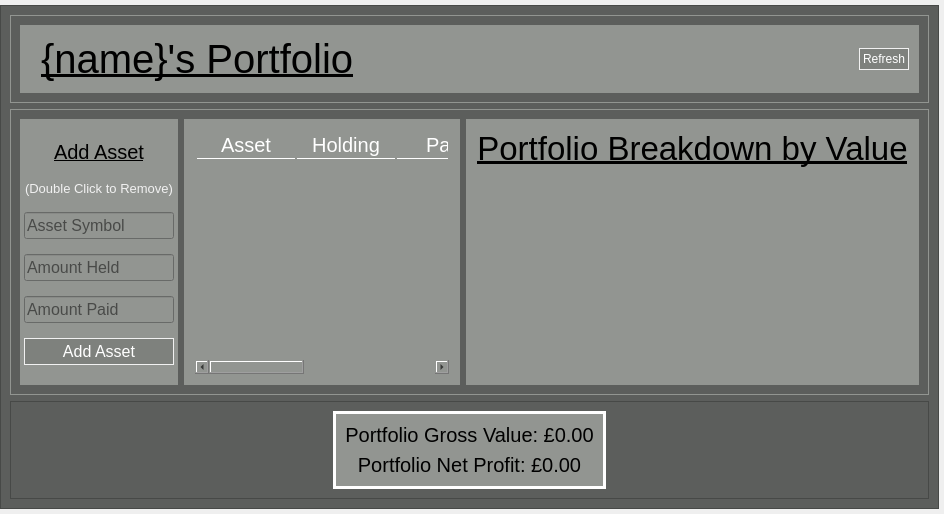
      <widget class="QWidget" name="pagePortfolios">
       <layout class="QGridLayout" name="gridLayout_4">
        <property name="leftMargin">
         <number>0</number>
        </property>
        <property name="topMargin">
         <number>5</number>
        </property>
        <property name="rightMargin">
         <number>5</number>
        </property>
        <property name="bottomMargin">
         <number>5</number>
        </property>
        <item row="0" column="0">
         <widget class="QFrame" name="framePortfolio">
          <property name="styleSheet">
           <string notr="true">QFrame {
	background-color: rgb(92, 94, 92);
}
</string>
          </property>
          <property name="frameShape">
           <enum>QFrame::StyledPanel</enum>
          </property>
          <property name="frameShadow">
           <enum>QFrame::Raised</enum>
          </property>
          <layout class="QVBoxLayout" name="verticalLayout_9">
           <item>
            <widget class="QFrame" name="frameAssetTitleBorder">
             <property name="styleSheet">
              <string notr="true">QFrame {
	border:1px solid rgb(146, 149, 145);
}</string>
             </property>
             <property name="frameShape">
              <enum>QFrame::StyledPanel</enum>
             </property>
             <property name="frameShadow">
              <enum>QFrame::Raised</enum>
             </property>
             <layout class="QVBoxLayout" name="verticalLayout_10">
              <item>
               <widget class="QFrame" name="frameAssetTitle">
                <property name="styleSheet">
                 <string notr="true">QWidget {
	background-color: rgb(146, 149, 145);
}
</string>
                </property>
                <property name="frameShape">
                 <enum>QFrame::StyledPanel</enum>
                </property>
                <property name="frameShadow">
                 <enum>QFrame::Raised</enum>
                </property>
                <layout class="QHBoxLayout" name="horizontalLayout_8">
                 <item>
                  <widget class="QLabel" name="labelPortfolioTitle">
                   <property name="font">
                    <font>
                     <pointsize>30</pointsize>
                     <underline>true</underline>
                    </font>
                   </property>
                   <property name="text">
                    <string>{name}'s Portfolio</string>
                   </property>
                  </widget>
                 </item>
                 <item>
                  <spacer name="spacerAssetTitle">
                   <property name="orientation">
                    <enum>Qt::Horizontal</enum>
                   </property>
                   <property name="sizeType">
                    <enum>QSizePolicy::Expanding</enum>
                   </property>
                   <property name="sizeHint" stdset="0">
                    <size>
                     <width>40</width>
                     <height>20</height>
                    </size>
                   </property>
                  </spacer>
                 </item>
                 <item>
                  <widget class="QPushButton" name="btnRefreshPortfolio">
                   <property name="styleSheet">
                    <string notr="true">QPushButton {
	color:white;
	background-color: rgb(126, 129, 125);
	border: 1px groove rgb(241, 241, 241);
	padding: 3px;
}

QPushButton:hover {
	background-color: white;
	color: rgb(146, 149, 145);
}</string>
                   </property>
                   <property name="text">
                    <string>Refresh</string>
                   </property>
                  </widget>
                 </item>
                </layout>
               </widget>
              </item>
             </layout>
            </widget>
           </item>
           <item>
            <widget class="QFrame" name="frameDisplayAssets">
             <property name="sizePolicy">
              <sizepolicy hsizetype="Preferred" vsizetype="Expanding">
               <horstretch>0</horstretch>
               <verstretch>0</verstretch>
              </sizepolicy>
             </property>
             <property name="styleSheet">
              <string notr="true">QFrame {
	background-color: rgb(92, 94, 92);
	border:1px solid rgb(146, 149, 145);
}</string>
             </property>
             <property name="frameShape">
              <enum>QFrame::StyledPanel</enum>
             </property>
             <property name="frameShadow">
              <enum>QFrame::Raised</enum>
             </property>
             <layout class="QHBoxLayout" name="horizontalLayout_2">
              <item>
               <widget class="QFrame" name="frameAddAssetBorder">
                <property name="sizePolicy">
                 <sizepolicy hsizetype="Fixed" vsizetype="Preferred">
                  <horstretch>0</horstretch>
                  <verstretch>0</verstretch>
                 </sizepolicy>
                </property>
                <property name="styleSheet">
                 <string notr="true">QWidget {
	background-color: rgb(146, 149, 145);
}
</string>
                </property>
                <property name="frameShape">
                 <enum>QFrame::StyledPanel</enum>
                </property>
                <property name="frameShadow">
                 <enum>QFrame::Raised</enum>
                </property>
                <layout class="QVBoxLayout" name="verticalLayout_11">
                 <property name="leftMargin">
                  <number>2</number>
                 </property>
                 <property name="rightMargin">
                  <number>2</number>
                 </property>
                 <item alignment="Qt::AlignTop">
                  <widget class="QFrame" name="frameAddAsset">
                   <property name="frameShape">
                    <enum>QFrame::StyledPanel</enum>
                   </property>
                   <property name="frameShadow">
                    <enum>QFrame::Raised</enum>
                   </property>
                   <layout class="QVBoxLayout" name="verticalLayout_12">
                    <property name="spacing">
                     <number>15</number>
                    </property>
                    <property name="sizeConstraint">
                     <enum>QLayout::SetDefaultConstraint</enum>
                    </property>
                    <property name="leftMargin">
                     <number>0</number>
                    </property>
                    <property name="topMargin">
                     <number>9</number>
                    </property>
                    <property name="rightMargin">
                     <number>0</number>
                    </property>
                    <item>
                     <widget class="QLabel" name="labelAddAsset">
                      <property name="sizePolicy">
                       <sizepolicy hsizetype="Preferred" vsizetype="Fixed">
                        <horstretch>0</horstretch>
                        <verstretch>0</verstretch>
                       </sizepolicy>
                      </property>
                      <property name="font">
                       <font>
                        <pointsize>15</pointsize>
                        <underline>true</underline>
                       </font>
                      </property>
                      <property name="text">
                       <string>Add Asset</string>
                      </property>
                      <property name="alignment">
                       <set>Qt::AlignCenter</set>
                      </property>
                     </widget>
                    </item>
                    <item>
                     <widget class="QLabel" name="labelPlottedTickersRemove_2">
                      <property name="font">
                       <font>
                        <family>Arial</family>
                        <pointsize>10</pointsize>
                       </font>
                      </property>
                      <property name="styleSheet">
                       <string notr="true">QLabel {
	color: rgb(241, 241, 241);
}</string>
                      </property>
                      <property name="text">
                       <string>(Double Click to Remove)</string>
                      </property>
                      <property name="alignment">
                       <set>Qt::AlignCenter</set>
                      </property>
                     </widget>
                    </item>
                    <item>
                     <widget class="QLineEdit" name="lineEditAssetSymbol">
                      <property name="sizePolicy">
                       <sizepolicy hsizetype="Preferred" vsizetype="Fixed">
                        <horstretch>0</horstretch>
                        <verstretch>0</verstretch>
                       </sizepolicy>
                      </property>
                      <property name="font">
                       <font>
                        <pointsize>12</pointsize>
                       </font>
                      </property>
                      <property name="placeholderText">
                       <string>Asset Symbol</string>
                      </property>
                     </widget>
                    </item>
                    <item>
                     <widget class="QLineEdit" name="lineEditAmountHeld">
                      <property name="sizePolicy">
                       <sizepolicy hsizetype="Preferred" vsizetype="Fixed">
                        <horstretch>0</horstretch>
                        <verstretch>0</verstretch>
                       </sizepolicy>
                      </property>
                      <property name="font">
                       <font>
                        <pointsize>12</pointsize>
                       </font>
                      </property>
                      <property name="placeholderText">
                       <string>Amount Held</string>
                      </property>
                     </widget>
                    </item>
                    <item>
                     <widget class="QLineEdit" name="lineEditAmountPaid">
                      <property name="font">
                       <font>
                        <pointsize>12</pointsize>
                       </font>
                      </property>
                      <property name="placeholderText">
                       <string>Amount Paid</string>
                      </property>
                     </widget>
                    </item>
                    <item>
                     <widget class="QPushButton" name="btnAddAsset">
                      <property name="font">
                       <font>
                        <pointsize>12</pointsize>
                       </font>
                      </property>
                      <property name="styleSheet">
                       <string notr="true">QPushButton {
	color:white;
	background-color: rgb(126, 129, 125);
	border: 1px groove rgb(241, 241, 241);
	padding: 3px;
}

QPushButton:hover {
	background-color: white;
	color: rgb(146, 149, 145);
}</string>
                      </property>
                      <property name="text">
                       <string>Add Asset</string>
                      </property>
                     </widget>
                    </item>
                   </layout>
                  </widget>
                 </item>
                </layout>
               </widget>
              </item>
              <item>
               <widget class="QFrame" name="assetTableFrame">
                <property name="sizePolicy">
                 <sizepolicy hsizetype="Preferred" vsizetype="Preferred">
                  <horstretch>0</horstretch>
                  <verstretch>0</verstretch>
                 </sizepolicy>
                </property>
                <property name="styleSheet">
                 <string notr="true">QWidget {
	background-color: rgb(146, 149, 145);
}</string>
                </property>
                <property name="frameShape">
                 <enum>QFrame::StyledPanel</enum>
                </property>
                <property name="frameShadow">
                 <enum>QFrame::Raised</enum>
                </property>
                <layout class="QGridLayout" name="gridLayout_8">
                 <item row="0" column="0">
                  <widget class="QTableWidget" name="tableAssets">
                   <property name="sizePolicy">
                    <sizepolicy hsizetype="Preferred" vsizetype="Preferred">
                     <horstretch>0</horstretch>
                     <verstretch>0</verstretch>
                    </sizepolicy>
                   </property>
                   <property name="font">
                    <font>
                     <pointsize>15</pointsize>
                    </font>
                   </property>
                   <property name="styleSheet">
                    <string notr="true">QHeaderView::section {
background-color: rgb(146, 149, 145);
color: white;
border: 1px solid rgb(146, 149, 145);
border-bottom-color: 1px solid white;
}

QTableWidget {
alternate-background-color: rgb(166, 169, 165);
background-color: rgb(146, 149, 145);
color: white;
}

QHeaderView::section:hover {
	background-color: white;
	color: rgb(146, 149, 145);
}</string>
                   </property>
                   <property name="frameShape">
                    <enum>QFrame::StyledPanel</enum>
                   </property>
                   <property name="frameShadow">
                    <enum>QFrame::Plain</enum>
                   </property>
                   <property name="horizontalScrollBarPolicy">
                    <enum>Qt::ScrollBarAsNeeded</enum>
                   </property>
                   <property name="editTriggers">
                    <set>QAbstractItemView::NoEditTriggers</set>
                   </property>
                   <property name="alternatingRowColors">
                    <bool>true</bool>
                   </property>
                   <property name="selectionMode">
                    <enum>QAbstractItemView::NoSelection</enum>
                   </property>
                   <property name="selectionBehavior">
                    <enum>QAbstractItemView::SelectItems</enum>
                   </property>
                   <property name="horizontalScrollMode">
                    <enum>QAbstractItemView::ScrollPerPixel</enum>
                   </property>
                   <property name="showGrid">
                    <bool>false</bool>
                   </property>
                   <property name="sortingEnabled">
                    <bool>true</bool>
                   </property>
                   <property name="cornerButtonEnabled">
                    <bool>false</bool>
                   </property>
                   <attribute name="horizontalHeaderVisible">
                    <bool>true</bool>
                   </attribute>
                   <attribute name="horizontalHeaderShowSortIndicator" stdset="0">
                    <bool>false</bool>
                   </attribute>
                   <attribute name="verticalHeaderVisible">
                    <bool>false</bool>
                   </attribute>
                   <column>
                    <property name="text">
                     <string>Asset</string>
                    </property>
                    <property name="font">
                     <font>
                      <pointsize>15</pointsize>
                     </font>
                    </property>
                   </column>
                   <column>
                    <property name="text">
                     <string>Holding</string>
                    </property>
                    <property name="font">
                     <font>
                      <pointsize>15</pointsize>
                     </font>
                    </property>
                   </column>
                   <column>
                    <property name="text">
                     <string>Paid</string>
                    </property>
                    <property name="font">
                     <font>
                      <pointsize>15</pointsize>
                     </font>
                    </property>
                   </column>
                   <column>
                    <property name="text">
                     <string>Value</string>
                    </property>
                    <property name="font">
                     <font>
                      <pointsize>15</pointsize>
                     </font>
                    </property>
                   </column>
                   <column>
                    <property name="text">
                     <string>P/L</string>
                    </property>
                    <property name="font">
                     <font>
                      <pointsize>15</pointsize>
                     </font>
                    </property>
                   </column>
                   <column>
                    <property name="text">
                     <string>P/L %</string>
                    </property>
                    <property name="font">
                     <font>
                      <pointsize>15</pointsize>
                     </font>
                    </property>
                   </column>
                  </widget>
                 </item>
                </layout>
               </widget>
              </item>
              <item>
               <widget class="QFrame" name="assetChartFrame">
                <property name="styleSheet">
                 <string notr="true">QWidget {
	background-color: rgb(146, 149, 145);
}
</string>
                </property>
                <property name="frameShape">
                 <enum>QFrame::StyledPanel</enum>
                </property>
                <property name="frameShadow">
                 <enum>QFrame::Raised</enum>
                </property>
                <layout class="QGridLayout" name="gridLayout_7">
                 <item row="1" column="0">
                  <widget class="QWidget" name="assetChart" native="true">
                   <property name="sizePolicy">
                    <sizepolicy hsizetype="Preferred" vsizetype="Expanding">
                     <horstretch>0</horstretch>
                     <verstretch>0</verstretch>
                    </sizepolicy>
                   </property>
                   <property name="styleSheet">
                    <string notr="true"/>
                   </property>
                  </widget>
                 </item>
                 <item row="0" column="0">
                  <widget class="QLabel" name="label">
                   <property name="sizePolicy">
                    <sizepolicy hsizetype="Preferred" vsizetype="Minimum">
                     <horstretch>0</horstretch>
                     <verstretch>0</verstretch>
                    </sizepolicy>
                   </property>
                   <property name="font">
                    <font>
                     <pointsize>25</pointsize>
                     <underline>true</underline>
                    </font>
                   </property>
                   <property name="text">
                    <string>Portfolio Breakdown by Value</string>
                   </property>
                   <property name="alignment">
                    <set>Qt::AlignCenter</set>
                   </property>
                  </widget>
                 </item>
                </layout>
               </widget>
              </item>
             </layout>
            </widget>
           </item>
           <item>
            <widget class="QFrame" name="framePortfolioValue">
             <property name="styleSheet">
              <string notr="true">QFrame {
	background-color: rgb(92, 94, 92);
}</string>
             </property>
             <property name="frameShape">
              <enum>QFrame::StyledPanel</enum>
             </property>
             <property name="frameShadow">
              <enum>QFrame::Raised</enum>
             </property>
             <layout class="QHBoxLayout" name="horizontalLayout_9">
              <item>
               <spacer name="spacerValueLabel1">
                <property name="orientation">
                 <enum>Qt::Horizontal</enum>
                </property>
                <property name="sizeHint" stdset="0">
                 <size>
                  <width>40</width>
                  <height>20</height>
                 </size>
                </property>
               </spacer>
              </item>
              <item>
               <widget class="QFrame" name="frame">
                <property name="styleSheet">
                 <string notr="true">QWidget {
	background-color: rgb(146, 149, 145);
	border: 3px solid white;
}</string>
                </property>
                <property name="frameShape">
                 <enum>QFrame::StyledPanel</enum>
                </property>
                <property name="frameShadow">
                 <enum>QFrame::Raised</enum>
                </property>
                <layout class="QVBoxLayout" name="verticalLayout_13">
                 <item>
                  <widget class="QLabel" name="labelPortfolioGrossValue">
                   <property name="font">
                    <font>
                     <pointsize>15</pointsize>
                    </font>
                   </property>
                   <property name="styleSheet">
                    <string notr="true">border: none;</string>
                   </property>
                   <property name="text">
                    <string>Portfolio Gross Value: £0.00</string>
                   </property>
                   <property name="alignment">
                    <set>Qt::AlignCenter</set>
                   </property>
                  </widget>
                 </item>
                 <item>
                  <widget class="QLabel" name="labelPortfolioNetValue">
                   <property name="font">
                    <font>
                     <pointsize>15</pointsize>
                    </font>
                   </property>
                   <property name="styleSheet">
                    <string notr="true">border: none;</string>
                   </property>
                   <property name="text">
                    <string>Portfolio Net Profit: £0.00</string>
                   </property>
                   <property name="alignment">
                    <set>Qt::AlignCenter</set>
                   </property>
                  </widget>
                 </item>
                </layout>
               </widget>
              </item>
              <item>
               <spacer name="spacerValueLabel2">
                <property name="orientation">
                 <enum>Qt::Horizontal</enum>
                </property>
                <property name="sizeHint" stdset="0">
                 <size>
                  <width>40</width>
                  <height>20</height>
                 </size>
                </property>
               </spacer>
              </item>
             </layout>
            </widget>
           </item>
          </layout>
         </widget>
        </item>
       </layout>
      </widget>
